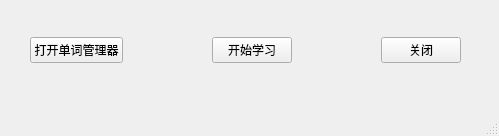
<?xml version="1.0" encoding="UTF-8"?>
<ui version="4.0">
 <class>MainWindow</class>
 <widget class="QMainWindow" name="MainWindow">
  <property name="geometry">
   <rect>
    <x>0</x>
    <y>0</y>
    <width>499</width>
    <height>136</height>
   </rect>
  </property>
  <property name="windowTitle">
   <string>MainWindow</string>
  </property>
  <widget class="QWidget" name="centralwidget">
   <widget class="QWidget" name="horizontalLayoutWidget">
    <property name="geometry">
     <rect>
      <x>30</x>
      <y>20</y>
      <width>431</width>
      <height>61</height>
     </rect>
    </property>
    <layout class="QHBoxLayout" name="horizontalLayout">
     <item>
      <widget class="QPushButton" name="pushButton">
       <property name="text">
        <string>打开单词管理器</string>
       </property>
      </widget>
     </item>
     <item>
      <spacer name="horizontalSpacer">
       <property name="orientation">
        <enum>Qt::Horizontal</enum>
       </property>
       <property name="sizeHint" stdset="0">
        <size>
         <width>40</width>
         <height>20</height>
        </size>
       </property>
      </spacer>
     </item>
     <item>
      <widget class="QPushButton" name="pushButton_3">
       <property name="text">
        <string>开始学习</string>
       </property>
      </widget>
     </item>
     <item>
      <spacer name="horizontalSpacer_3">
       <property name="orientation">
        <enum>Qt::Horizontal</enum>
       </property>
       <property name="sizeHint" stdset="0">
        <size>
         <width>40</width>
         <height>20</height>
        </size>
       </property>
      </spacer>
     </item>
     <item>
      <widget class="QPushButton" name="closePushButton">
       <property name="text">
        <string>关闭</string>
       </property>
      </widget>
     </item>
    </layout>
   </widget>
  </widget>
  <widget class="QMenuBar" name="menubar">
   <property name="geometry">
    <rect>
     <x>0</x>
     <y>0</y>
     <width>499</width>
     <height>28</height>
    </rect>
   </property>
  </widget>
  <widget class="QStatusBar" name="statusbar"/>
 </widget>
 <resources/>
 <connections>
  <connection>
   <sender>closePushButton</sender>
   <signal>clicked()</signal>
   <receiver>MainWindow</receiver>
   <slot>close()</slot>
   <hints>
    <hint type="sourcelabel">
     <x>479</x>
     <y>112</y>
    </hint>
    <hint type="destinationlabel">
     <x>252</x>
     <y>78</y>
    </hint>
   </hints>
  </connection>
 </connections>
</ui>
